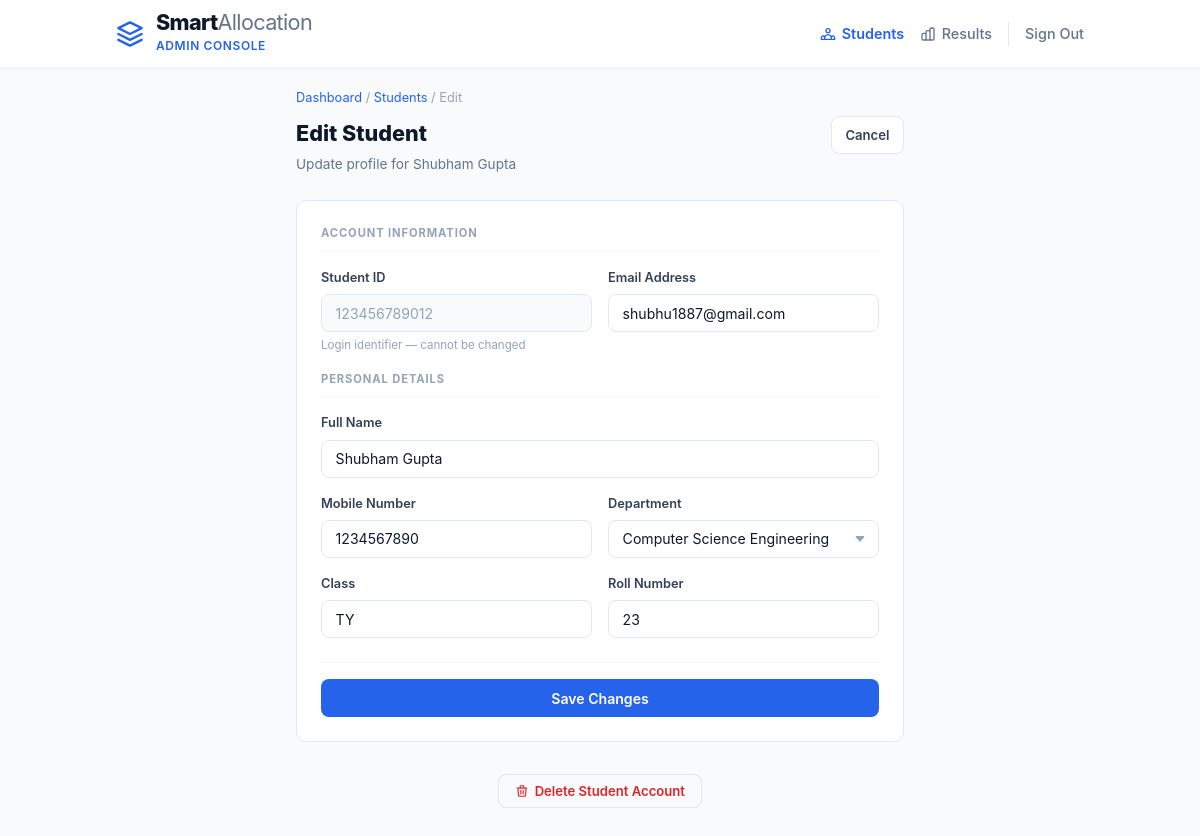
Screenshot of /admin/student/edit/1 (signed in) with the database file from the repository.
### models.py (models this page shows, shortened)
class Student(db.Model):
    id = db.Column(db.Integer, primary_key=True)
    student_id = db.Column(db.String(50), unique=True, nullable=False)
    name = db.Column(db.String(150), nullable=False)
    email = db.Column(db.String(150), unique=True)
    submission_time = db.Column(db.DateTime, nullable=True)
    preferences = db.Column(db.JSON) # List of course names in order
    allocated_course_id = db.Column(db.Integer, db.ForeignKey('course.id'))
    allocation_status = db.Column(db.String(50), default='Pending') # Pending, Allocated, Unassigned
    allocated_course = db.relationship('Course', backref='assigned_students')
    student_class = db.Column(db.String(50))
    roll_no = db.Column(db.String(50))
    mobile_no = db.Column(db.String(20))
    department = db.Column(db.String(100))

### app.py (the view, shortened to what this page needs)
@app.route('/admin/student/edit/<int:id>', methods=['GET', 'POST'])
@login_required
def edit_student(id):
    if current_user.role != 'admin':
        return "Unauthorized", 403
    student = Student.query.get_or_404(id)
    return render_template('edit_student.html', student=student)

### app.py (called while the page is built)
@login_manager.user_loader
def load_user(user_id):
    return db.session.get(User, int(user_id))

### templates/edit_student.html (shortened to what this page needs)
<!DOCTYPE html>
<html lang="en">
<head>
    <link rel="stylesheet" href="{{ url_for('static', filename='index.css') }}">
</head>
<body>
    <nav class="portal-navbar">
        <div class="navbar-content">
            <a href="{{ url_for('dashboard') }}" class="brand-logo">
                <div class="brand-icon">
                    <svg width="28" height="28" viewBox="0 0 24 24" fill="none" stroke="currentColor" stroke-width="2"
                        stroke-linecap="round" stroke-linejoin="round">
                        <path d="M12 2L2 7l10 5 10-5-10-5zM2 17l10 5 10-5M2 12l10 5 10-5" />
                    </svg>
                </div>
                <div class="brand-text-col">
                    <div class="brand-title">Smart<span style="font-weight: 400; color: #64748b;">Allocation</span>
                    </div>
                    <div class="brand-subtitle">Admin Console</div>
                </div>
            </a>
            <div class="nav-right">
                <a href="{{ url_for('admin_students_list') }}" class="nav-link active">
                    <span>Students</span>
                </a>
                <a href="{{ url_for('admin_results') }}" class="nav-link">
                    <span>Results</span>
                </a>
                <form action="{{ url_for('logout') }}" method="POST" style="margin: 0;">
                    <button type="submit" class="logout-link">Sign Out</button>
                </form>
            </div>
        </div>
    </nav>
    <div class="page-wrap">
        <div class="breadcrumb">
            <a href="{{ url_for('dashboard') }}">Dashboard</a> /
            <a href="{{ url_for('admin_students_list') }}">Students</a> / Edit
        </div>
        <div class="page-header">
            <div>
                <h1 class="page-title">Edit Student</h1>
                <p class="page-subtitle">Update profile for {{ student.name }}</p>
            </div>
            <a href="{{ url_for('admin_students_list') }}" class="btn-back">Cancel</a>
        </div>
        <div class="form-card">
            <form method="POST">
                <div class="section-title">Account Information</div>
                <div class="field-row">
                    <div class="field">
                        <label class="field-label">Student ID</label>
                        <input type="text" value="{{ student.student_id }}" readonly class="field-input readonly">
                        <div class="field-hint">Login identifier — cannot be changed</div>
                    </div>
                    <div class="field">
                        <label for="email" class="field-label">Email Address</label>
                        <input type="email" id="email" name="email" value="{{ student.email }}" required
                            class="field-input" placeholder="student@college.edu">
                    </div>
                </div>
                <div class="section-title">Personal Details</div>
                <div class="field">
                    <label for="full_name" class="field-label">Full Name</label>
                    <input type="text" id="full_name" name="full_name" value="{{ student.name }}" required
                        class="field-input" placeholder="e.g. John Doe">
                </div>
                <div class="field-row">
                    <div class="field">
                        <label for="mobile" class="field-label">Mobile Number</label>
                        <input type="tel" id="mobile" name="mobile" value="{{ student.mobile_no }}" required
                            class="field-input" pattern="^\d{10}$" title="10-digit number" placeholder="9876543210">
                    </div>
                    <div class="field">
                        <label for="department" class="field-label">Department</label>
                        <select id="department" name="department" required class="field-input">
                            {% set departments = [
                            "Agricultural Engineering", "Computer Science Engineering", "Civil Engineering",
                            "Computer Science Design", "Electronics and Computer Engineering", "AIDS",
                            "Mechanical Engineering", "Electrical Engineering", "Mechatronics Engineering",
                            "Plastics and Polymer engineering", "Electronics and Telecommunication Engineering"
                            ] %}
                            {% for dept in departments %}
                            <option value="{{ dept }}" {% if student.department==dept %}selected{% endif %}>{{ dept }}
                            </option>
                            {% endfor %}
                        </select>
                    </div>
                </div>
                <div class="field-row">
                    <div class="field">
                        <label for="student_class" class="field-label">Class</label>
                        <input type="text" id="student_class" name="student_class" value="{{ student.student_class }}"
                            required class="field-input" placeholder="e.g. TY-B">
                    </div>
                    <div class="field">
                        <label for="roll_no" class="field-label">Roll Number</label>
                        <input type="text" id="roll_no" name="roll_no" value="{{ student.roll_no }}" required
                            class="field-input" placeholder="e.g. 45">
                    </div>
                </div>
                <div class="save-bar">
                    <button type="submit" class="btn-save">Save Changes</button>
                </div>
            </form>
        </div>
        <div class="delete-zone">
            <form action="{{ url_for('delete_student', id=student.id) }}" method="POST"
                onsubmit="return confirm('This will permanently delete this student account. Continue?');">
                <button type="submit" class="btn-delete">
                    <svg width="14" height="14" fill="none" viewBox="0 0 24 24" stroke="currentColor" stroke-width="2">
                        <path stroke-linecap="round" stroke-linejoin="round"
                            d="M19 7l-.867 12.142A2 2 0 0116.138 21H7.862a2 2 0 01-1.995-1.858L5 7m5 4v6m4-6v6m1-10V4a1 1 0 00-1-1h-4a1 1 0 00-1 1v3M4 7h16" />
                    </svg>
                    Delete Student Account
                </button>
            </form>
        </div>
    </div>
</body>
</html>

### static/index.css (style rules this page uses)
*, *::before, *::after { box-sizing: border-box; margin: 0; padding: 0; }
:root { --primary: #2563eb; --primary-hover: #1d4ed8; --primary-light: #eff6ff; --bg: #f8fafc; --card-bg: #ffffff; --text-main: #0f172a; --text-body: #334155; --text-muted: #64748b; --text-faint: #94a3b8; --success: #22c55e; --error: #ef4444; --warning: #f59e0b; --border: #e2e8f0; --border-light: #f1f5f9; --radius: 0.75rem; --radius-sm: 0.5rem; }
html { -webkit-font-smoothing: antialiased; -moz-osx-font-smoothing: grayscale; }
body { font-family: "Inter", system-ui, -apple-system, "Segoe UI", sans-serif; background: var(--bg); color: var(--text-body); line-height: 1.6; }

### rows the page displays
Student: name "Shubham Gupta", student_id "123456789012", email "shubhu1887@gmail.com", full_name "Shubham Gupta", mobile "1234567890", department "Computer Science Engineering", student_class "TY", roll_no "23"
